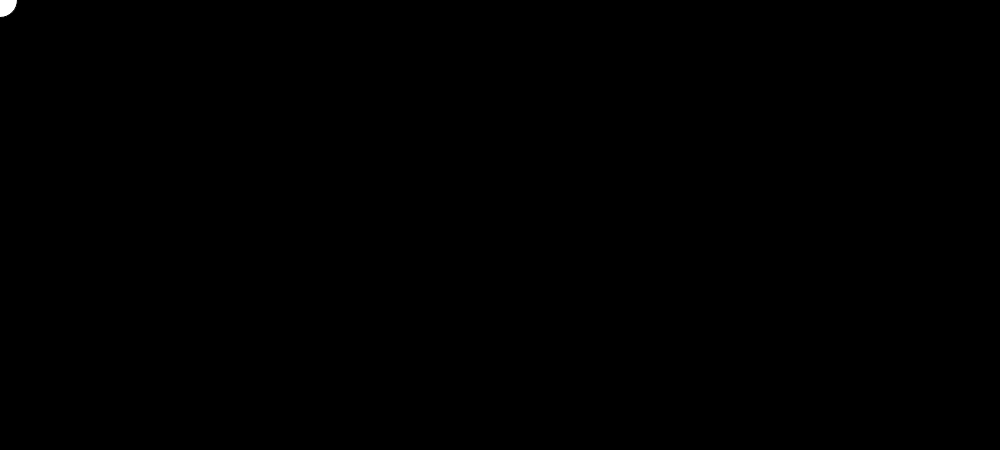
Frame 1 (no input)
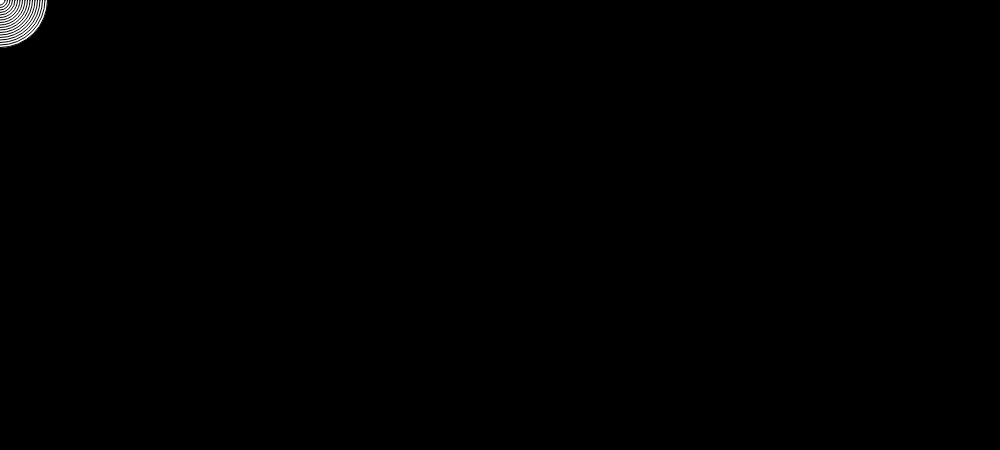
Frame 60 (no input)
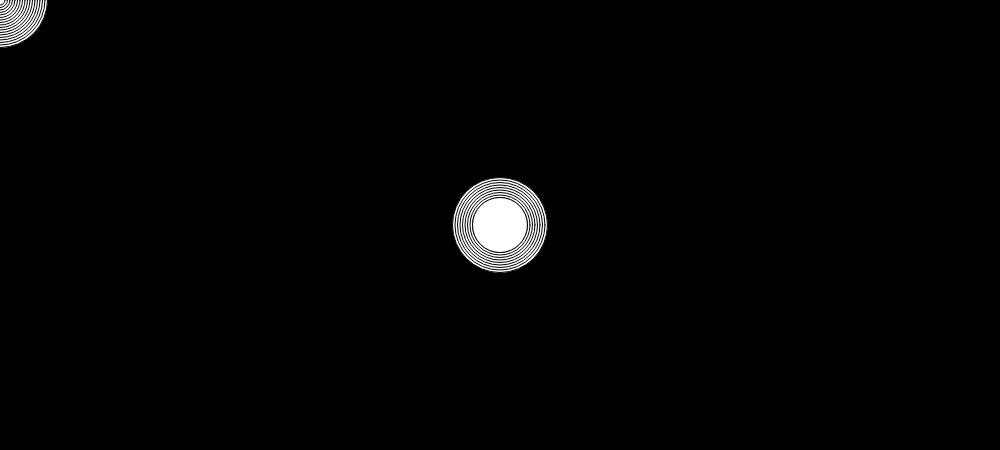
Frame 120 (the mouse pressed at the canvas centre since frame 60)

The p5.js sketch that drew these frames (run headless with seeded random() and noise() and a simulated clock; from frame 60 on, the mouse is pressed at the canvas centre):

// p5.js sketch
// ── sketch.js
var x = 40;
var xsize = false;


function setup() {
createCanvas(1000,450);
background(0);
}

function draw() {
    if(xsize) {
    x = x + 10;
    if (x > 90){
      xsize = false;
    }
  } else {
      x = x - 5;
      if ( x < 10 ){
        xsize = true;
      }
    }
  ellipse(mouseX, mouseY, x,x);
}

function keyPressed(){
background(0);
}
